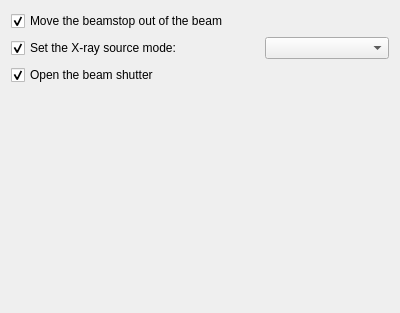
<?xml version="1.0" encoding="UTF-8"?>
<ui version="4.0">
 <class>WizardPage</class>
 <widget class="QWizardPage" name="WizardPage">
  <property name="geometry">
   <rect>
    <x>0</x>
    <y>0</y>
    <width>400</width>
    <height>313</height>
   </rect>
  </property>
  <property name="windowTitle">
   <string>WizardPage</string>
  </property>
  <property name="title">
   <string>Initialization part</string>
  </property>
  <property name="subTitle">
   <string>Please adjust the settings for the preamble section of the script</string>
  </property>
  <layout class="QGridLayout" name="gridLayout_2">
   <item row="2" column="0" colspan="3">
    <widget class="QCheckBox" name="openShutterCheckBox">
     <property name="text">
      <string>Open the beam shutter</string>
     </property>
     <property name="checked">
      <bool>true</bool>
     </property>
    </widget>
   </item>
   <item row="0" column="0" colspan="3">
    <widget class="QCheckBox" name="beamstopOutCheckBox">
     <property name="text">
      <string>Move the beamstop out of the beam</string>
     </property>
     <property name="checked">
      <bool>true</bool>
     </property>
    </widget>
   </item>
   <item row="3" column="0" colspan="3">
    <spacer name="verticalSpacer">
     <property name="orientation">
      <enum>Qt::Vertical</enum>
     </property>
     <property name="sizeHint" stdset="0">
      <size>
       <width>0</width>
       <height>0</height>
      </size>
     </property>
    </spacer>
   </item>
   <item row="1" column="2">
    <widget class="QComboBox" name="xRayPowerComboBox"/>
   </item>
   <item row="1" column="0" colspan="2">
    <widget class="QCheckBox" name="xRayPowerCheckBox">
     <property name="text">
      <string>Set the X-ray source mode:</string>
     </property>
     <property name="checked">
      <bool>true</bool>
     </property>
    </widget>
   </item>
  </layout>
 </widget>
 <tabstops>
  <tabstop>beamstopOutCheckBox</tabstop>
  <tabstop>xRayPowerCheckBox</tabstop>
  <tabstop>xRayPowerComboBox</tabstop>
  <tabstop>openShutterCheckBox</tabstop>
 </tabstops>
 <resources/>
 <connections>
  <connection>
   <sender>xRayPowerCheckBox</sender>
   <signal>toggled(bool)</signal>
   <receiver>xRayPowerComboBox</receiver>
   <slot>setEnabled(bool)</slot>
   <hints>
    <hint type="sourcelabel">
     <x>43</x>
     <y>73</y>
    </hint>
    <hint type="destinationlabel">
     <x>297</x>
     <y>78</y>
    </hint>
   </hints>
  </connection>
 </connections>
</ui>
